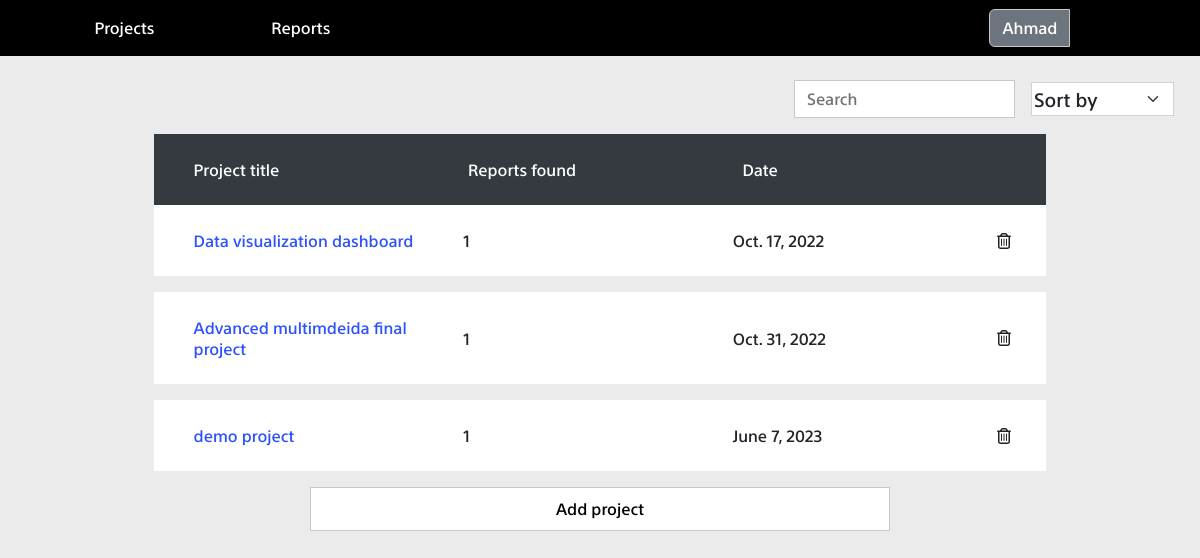
Screenshot of /home (signed in) with the database file from the repository.
### project/models.py (models this page shows, shortened)
class project(models.Model):
	name = models.CharField(max_length = 40)
	date_added = models.DateField()
	bugs_count = models.IntegerField()

### project/views.py (the view, shortened to what this page needs)
# urls.py: path('home',home , name="home"),
@login_required(login_url='signin')
def home(request):
    assigned = report.objects.all().filter(assigned_to = request.user )
    projects = project.objects.all();
    context = {"projects": projects , "assigned":assigned}
    return render(request, "home.html", context)

### templates/home.html (shortened to what this page needs)
{% extends "base.html" %}
{% load static %}
{% block css_files %}
<link rel="stylesheet" href="{% static 'bootstrap.min.css' %}">
<link rel="stylesheet" href="{% static 'base.css' %}">
<link rel="stylesheet" href="{% static 'home.css' %}">
<link rel="stylesheet" href="{% static 'fa/css/all.min.css' %}">
{% endblock %}
{% block content %}
<div class="container" id="home_body">
	<div class="mt-4">
		<div  id="filters">
			<div class="">
				<input type="text" class="form-control" id="search_input" placeholder="Search" aria-describedby="text">
			</div>
			<div class="">
				<select class="form-select mx-3" id="sort_select" aria-label="Default select example">
					<option >Sort by</option>
				</select>
			</div>
		</div>
	</div>
	<div class="outer_results">
		<div id="results">
			<table class="mt-3">
				<thead id="projects_head">
					<tr class="project_row">
						<td class="project_cell">Project title</td>
						<td  class="project_cell">Reports found</td>
						<td class="project_cell">Date</td>
					</tr>
				</thead>
				<tbody id="table_body">
					{% for project in projects %}
					<tr class="project_row data_row mb-3">
						<td class="project_cell project_data"><a  href="{% url 'home' %}/{{project.id}}" class="black_color hover_color" >{{project.name}}</a></td>
						<td class="project_cell project_data">{{project.bugs_count}}</td>
						<td class="project_cell project_data">{{project.date_added}}</td>
						<td><i id="{{project.id}}" class="fa-regular fa-trash-can remove_project"></i></td>
					</tr>
					{% endfor %}
				</tbody>
			</table>
			<button   id="add_project" data-bs-toggle="modal" data-bs-target="#exampleModal">
				Add project
			</button>
		</div>
	</div>
</div>
{% endblock %}

### templates/base.html (shortened to what this page needs)
<html>
<head>
	{% load static %}
	{% block css_files %}{% endblock %}
</head>
<body>
	<nav class="navbar navbar-expand-lg bg-light">
		<div class="container-fluid">
			<div class="collapse navbar-collapse" id="navbarTogglerDemo01">
				<ul class="navbar-nav me-auto mb-2 mb-lg-0 ">
					<div id="left_section" class="d-flex justify-content-around align-items-center mx-4">
						<li class="nav-item">
							<a href="{% url 'home' %}" id="go_projects" class="nav-link active">Projects</a>
						</li>
						<li class="nav-item">
							<a href="{% url 'reports' %}" class="nav-link">Reports</a>
						</li>
					</div>
					<div class="btn-group user-container" >
						<button class="btn btn-secondary user_avatar" type="button" id="dropdownMenuButton" data-bs-toggle="dropdown" aria-expanded="false">
							{{ user.username }}
						</button>
					</div>
				</ul>
			</div>
		</div>
	</nav>
	<div id="additional" class="">
		{% block content %}
		{% endblock %}
	</div>
</body>
</html>

### static/base.css (style rules this page uses)
* { margin: 0; padding: 0; font-family: sst !important; }
.navbar , .container-fluid { background-color: black !important; }
.user-container { padding: 0 10% 0 0; }
#left_section { width: 30%; }
.navbar-nav { font-size: 100%; font-weight: 400; width: 100%; display: flex; margin: auto; justify-content: space-between; align-items: center; }
a { color: white !important; cursor: pointer; }

### static/home.css (style rules this page uses)
* { margin: 0; padding: 0; }
#additional { margin: 0 !important; padding: 0 !important; }
#projects_head { background-color: #343a40; color: white; display: flex; width: 100%; padding: 20px 35px; }
button { padding: 1% 2%; cursor: pointer; width: 65%; color: black; margin: auto; border: solid 1px #c8c8c8 !important; background-color: white; }
#table_body { display: flex; flex-direction: column; }
.project_row { width: 100%; display: flex; justify-content: space-between; }
.data_row { background-color: white; padding: 20px 35px; }
.project_cell { width: 33.3%; padding: 5px; }
#sort_select { padding: 2px; font-size: 19px; border-radius: 0; }
tr { align-items: center; }
input { border-radius: 0% !important; outline: none !important; border: solid 1px #c8c8c8 !important; }
.outer_results { width: 100%; display: flex; justify-content: center; }
#home_body { width: 100%; display: flex; flex-direction: column; align-items: end; justify-content: center; }
#filters { display: flex; align-items: center; }
.black_color { color: black !important; }
#results { width: 80%; display: flex ; flex-direction: column; jusify-content: center; }
body { background-color: #EBEBEB; }
::placeholder { color: rgba(0,0,0,.55) !important; }
a:link , a:visited , a:hover ,a ,a:active { text-decoration: none; }
.hover_color { color: #2d51ff !important; }

### rows the page displays
project: name "Data visualization dashboard", bugs_count "1", date_added "Oct. 17, 2022"
project: name "Advanced multimdeida final project", bugs_count "1", date_added "Oct. 31, 2022"
project: name "demo project", bugs_count "1", date_added "June 7, 2023"

### other values shown
{{ user.username }} "Ahmad"
